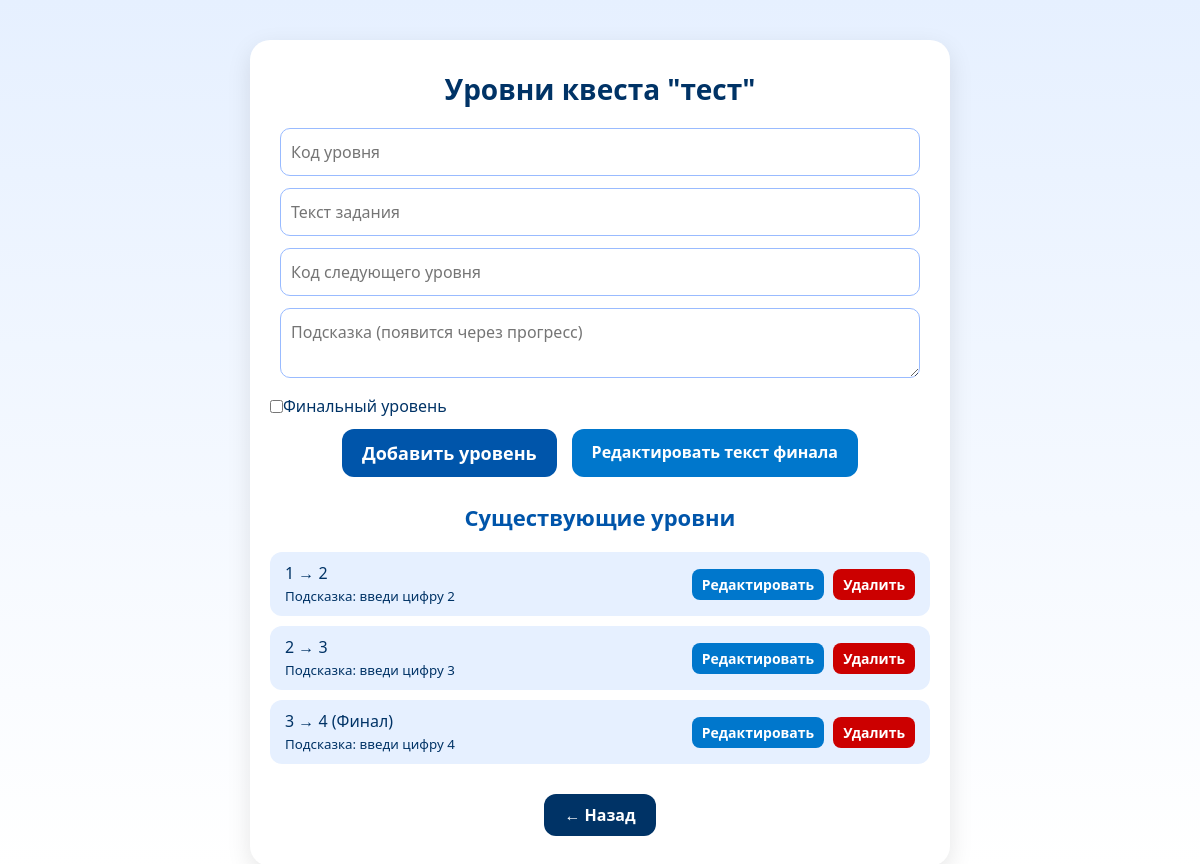
/admin/quest/1/levels (signed in), run on the app's committed database.
### app.py (models this page shows)
class Quest(db.Model):
    id = db.Column(db.Integer, primary_key=True)
    name = db.Column(db.String(150))
    admin_id = db.Column(db.Integer, db.ForeignKey('user.id'))
    admin = db.relationship('User', backref='quests')

class Level(db.Model):
    id = db.Column(db.Integer, primary_key=True)
    quest_id = db.Column(db.Integer, db.ForeignKey('quest.id'))
    quest = db.relationship('Quest', backref='levels')
    code = db.Column(db.String(50))
    text = db.Column(db.Text)
    next_code = db.Column(db.String(50), nullable=True)
    is_final = db.Column(db.Boolean, default=False)
    hint = db.Column(db.Text, nullable=True)  # <-- новое поле

### app.py (the view, shortened to what this page needs)
@app.route('/admin/quest/<int:quest_id>/levels', methods=['GET', 'POST'])
@admin_required
def admin_levels(quest_id):
    quest = Quest.query.get_or_404(quest_id)
    levels = quest.levels
    return render_template('admin_level_edit.html', quest=quest, levels=levels)

### app.py (called while the page is built)
def admin_required(f):
    @wraps(f)
    def wrapper(*args, **kwargs):
        if 'user_id' not in session or session.get('role') != 'admin':
            flash("Требуется вход администратора")
            return redirect(url_for('admin_login'))
        return f(*args, **kwargs)
    return wrapper

### templates/admin_level_edit.html (shortened to what this page needs)
<!DOCTYPE html>
<html lang="ru">
<head>
</head>
<body>
<div class="container">
    <h1>Уровни квеста "{{ quest.name }}"</h1>
    <form method="post"><input type="text" name="code" placeholder="Код уровня" required>
        <input type="text" name="text" placeholder="Текст задания" required>
        <input type="text" name="next_code" placeholder="Код следующего уровня">
        <textarea name="hint" placeholder="Подсказка (появится через прогресс)" rows="2"></textarea>
        <label><input type="checkbox" name="is_final"> Финальный уровень</label>
        <div class="form-actions">
            <button type="submit">Добавить уровень</button>
            <a href="{{ url_for('admin_finish_text', quest_id=quest.id) }}">Редактировать текст финала</a>
        </div>
    </form>
    <h2>Существующие уровни</h2>
    <ul class="levels">
        {% for level in levels %}
        <li>
            <div class="level-info">
                {{ level.code }} → {{ level.next_code if level.next_code else 'Финальный' }}
                {% if level.is_final %}(Финал){% endif %}
                {% if level.hint %}<br><small>Подсказка: {{ level.hint }}</small>{% endif %}
            </div>
            <div class="level-actions">
                <form method="post" action="{{ url_for('admin_edit_level', level_id=level.id) }}">
                    <button class="edit-btn" type="submit">Редактировать</button>
                </form>
                <form method="post" action="{{ url_for('admin_delete_level', level_id=level.id) }}">
                    <button class="delete-btn" type="submit">Удалить</button>
                </form>
            </div>
        </li>
        {% endfor %}
    </ul>
    <a href="{{ url_for('admin_dashboard') }}" class="back-btn">← Назад</a>
</div>
</body>
</html>

### templates/admin_level_edit.html (style rules this page uses)
* { margin:0; padding:0; box-sizing:border-box; font-family: 'Segoe UI', Tahoma, Geneva, Verdana, sans-serif; }
body { min-height: 100vh; display:flex; justify-content:center; align-items:flex-start; background: linear-gradient(to bottom, #e6f0ff, #ffffff); padding-top: 40px; }
.container { position: relative; background: #ffffff; padding: 30px 20px; border-radius: 20px; width: 95%; max-width: 700px; text-align: center; box-shadow: 0 8px 25px rgba(0,0,0,0.1); }
h1 { font-size: 28px; margin-bottom: 20px; color: #003366; }
h2 { font-size: 22px; margin: 25px 0 15px; color: #0055aa; }
form input[type=text], form textarea { width: calc(100% - 20px); padding: 12px 10px; margin-bottom: 12px; border-radius: 10px; border: 1px solid #99bbff; font-size: 16px; outline: none; transition: all 0.3s ease; }
form label { display: flex; align-items: center; margin-bottom: 12px; color: #003366; font-weight: 500; }
form .form-actions { display: flex; justify-content: center; gap: 15px; flex-wrap: wrap; margin-bottom: 20px; }
form button, .form-actions a { padding: 12px 20px; border-radius: 12px; font-weight: bold; text-decoration: none; transition: all 0.3s ease; cursor: pointer; }
form button { background: #0055aa; color: #fff; border: none; font-size: 18px; }
.form-actions a { background: #0077cc; color: #fff; display: inline-block; font-size: 16px; }
ul.levels { list-style:none; margin-top:20px; padding:0; }
ul.levels li { display:flex; justify-content: space-between; align-items: center; padding:10px 15px; margin-bottom:10px; border-radius:12px; background:#e6f0ff; color:#003366; font-weight:500; transition: all 0.3s ease; flex-wrap: wrap; }
.level-info { flex:1; text-align:left; }
.level-actions form { display:inline-block; margin-left:5px; }
.level-actions button { padding:6px 10px; font-size:14px; border-radius:8px; border:none; cursor:pointer; transition: all 0.3s ease; }
.level-actions .edit-btn { background:#0077cc; color:#fff; }
.level-actions .delete-btn { background:#cc0000; color:#fff; }
.back-btn { display:inline-block; margin-top:20px; padding:10px 20px; border-radius:12px; background:#003366; color:#fff; text-decoration:none; font-weight:bold; transition: all 0.3s ease; }

### data on the page
Quest: name "тест"
Level: code "1", next_code "2", hint "введи цифру 2"
Level: code "2", next_code "3", hint "введи цифру 3"
Level: code "3", next_code "4", is_final "(Финал)", hint "введи цифру 4"
